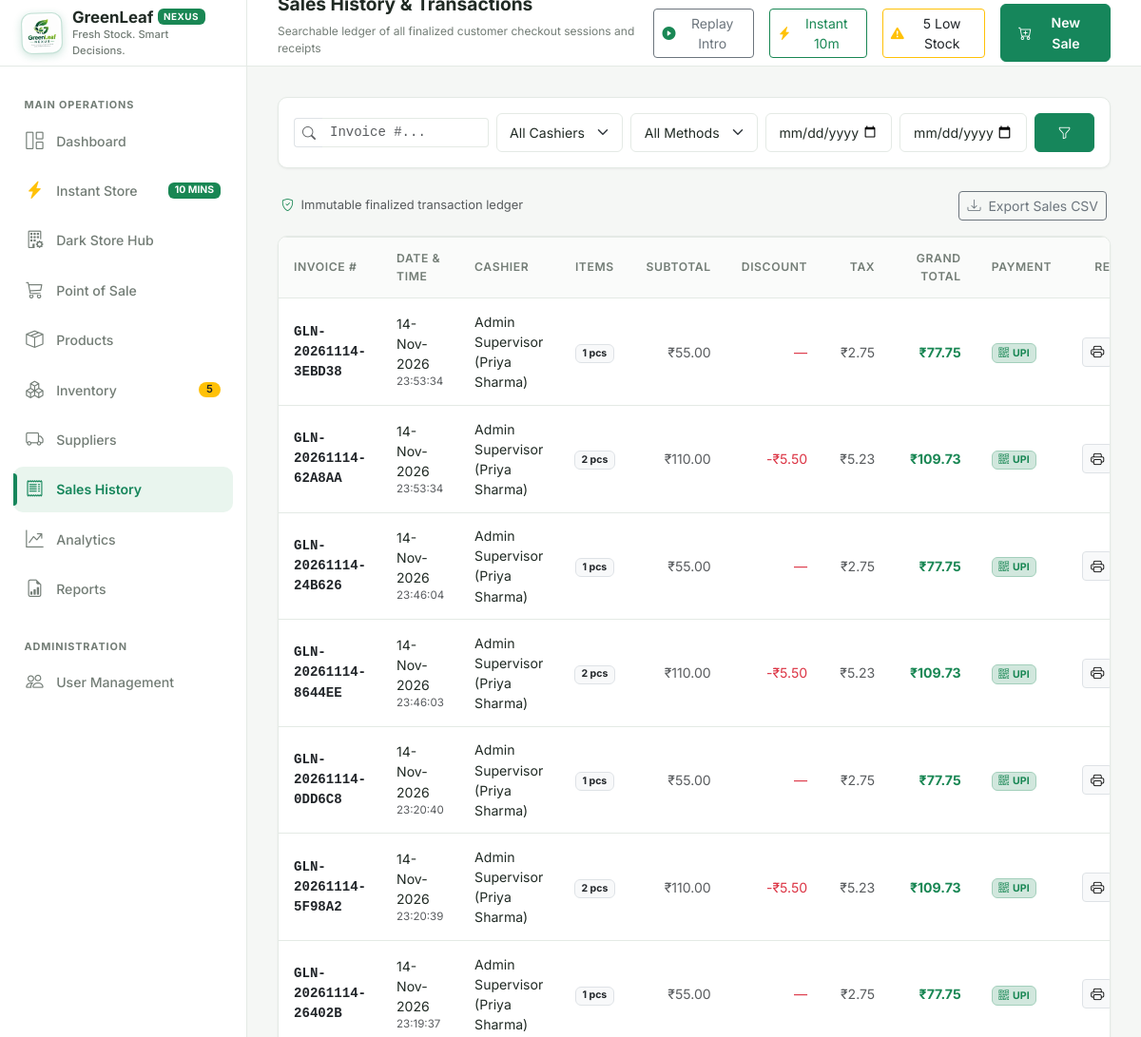
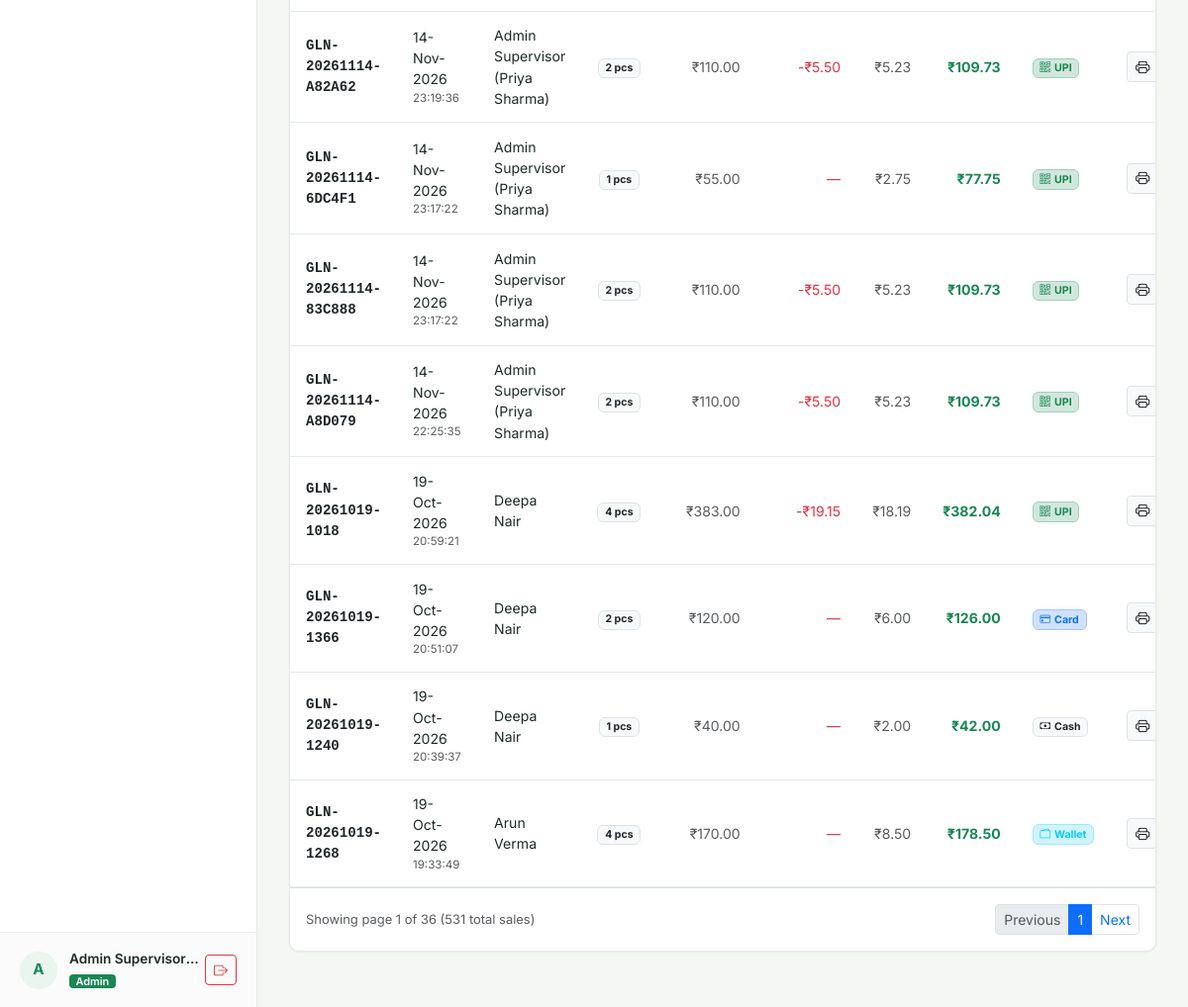
The page /sales/ (signed in) on the database as committed earlier (2 pictures, top to bottom).
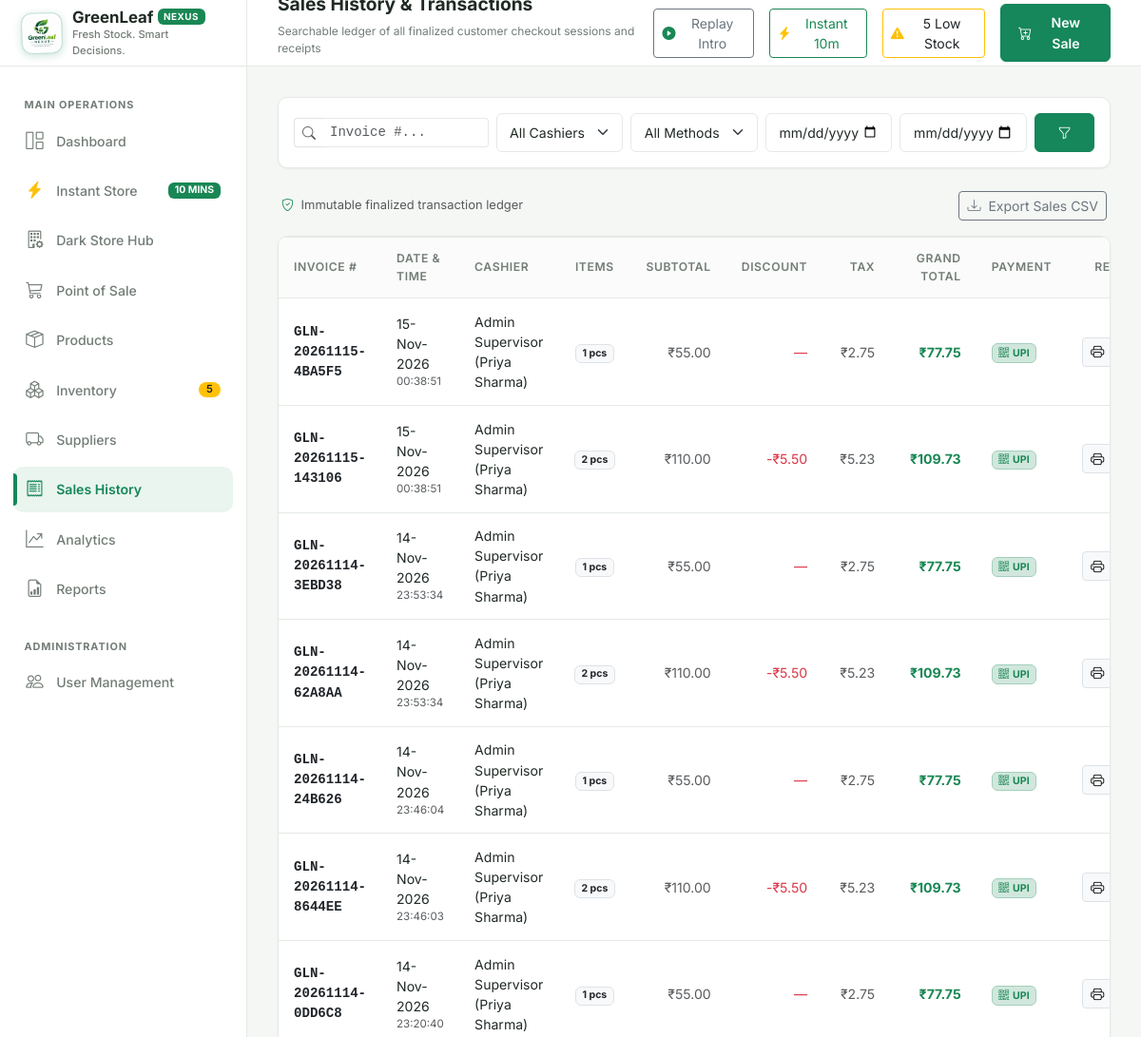
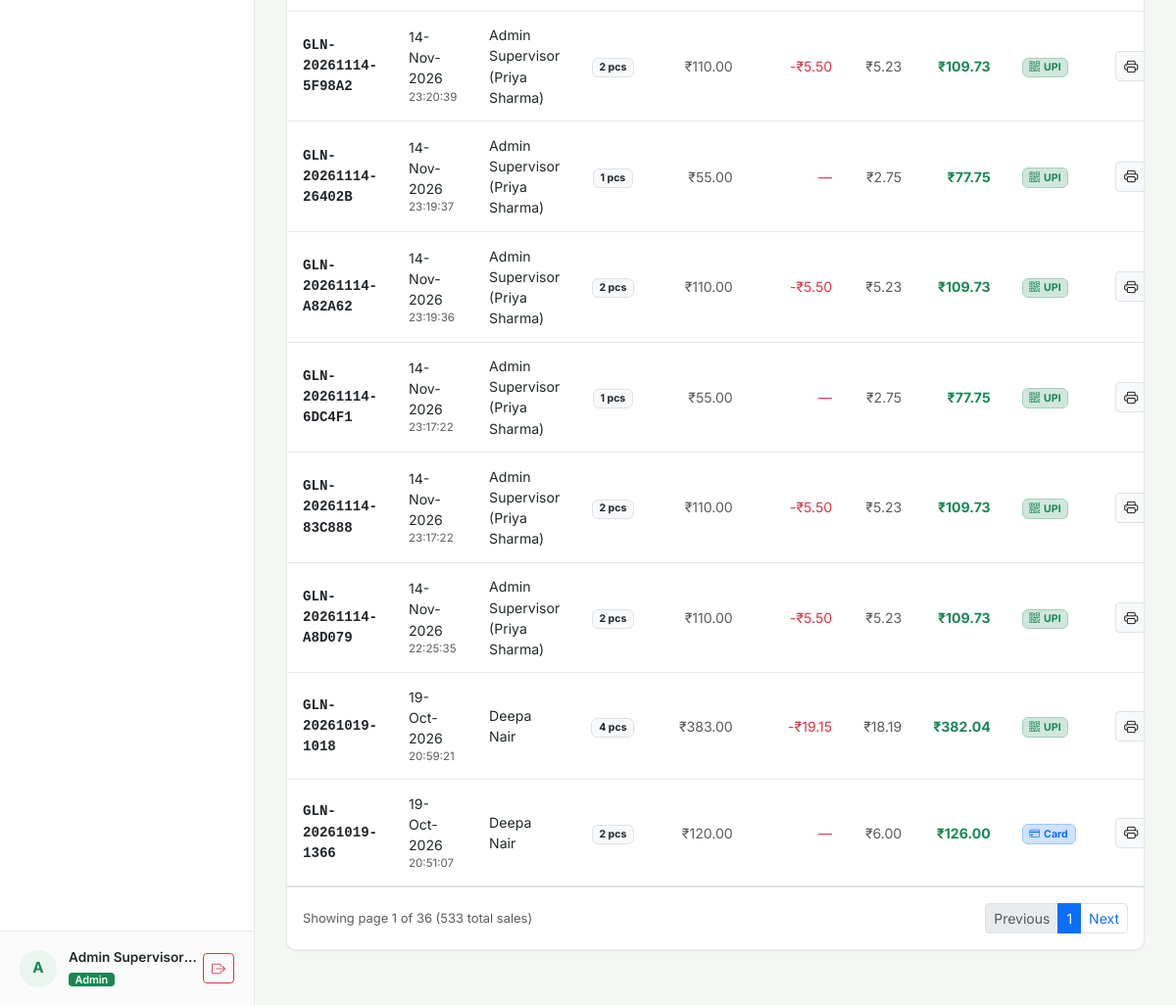
The same page on the database as committed later (2 pictures, top to bottom).
### models/sale.py (models this page shows, shortened)
class Sale(db.Model):
    __tablename__ = "sales"
    sale_id = db.Column(db.Integer, primary_key=True, autoincrement=True)
    invoice_number = db.Column(db.String(50), unique=True, nullable=False, index=True)
    sale_date = db.Column(db.Date, nullable=False, default=date.today, index=True)
    sale_time = db.Column(db.Time, nullable=False, default=lambda: datetime.now().time())
    user_id = db.Column(db.Integer, db.ForeignKey("users.user_id"), nullable=False, index=True)
    subtotal = db.Column(db.Float, nullable=False, default=0.0)
    discount_amount = db.Column(db.Float, nullable=False, default=0.0)
    tax_amount = db.Column(db.Float, nullable=False, default=0.0)
    total_amount = db.Column(db.Float, nullable=False, default=0.0)
    payment_method = db.Column(db.String(30), nullable=False, default="Cash")
    transaction_status = db.Column(db.String(20), nullable=False, default="completed", index=True)
    customer_name = db.Column(db.String(100), nullable=True)
    customer_phone = db.Column(db.String(30), nullable=True)
    notes = db.Column(db.Text, nullable=True)
    created_at = db.Column(db.DateTime, default=datetime.utcnow, nullable=False, index=True)
    cashier = db.relationship("User", back_populates="sales")
    items = db.relationship("SaleItem", back_populates="sale", cascade="all, delete-orphan", lazy="joined")
    @property
    def total_quantity(self):
        return sum(item.quantity for item in self.items) if self.items else 0

### models/user.py (models this page shows, shortened)
class User(UserMixin, db.Model):
    __tablename__ = "users"
    user_id = db.Column(db.Integer, primary_key=True, autoincrement=True)
    username = db.Column(db.String(50), unique=True, nullable=False, index=True)
    full_name = db.Column(db.String(100), nullable=False)
    password_hash = db.Column(db.String(255), nullable=False)
    role = db.Column(db.String(20), nullable=False, default="cashier")  # 'admin' or 'cashier'
    is_active = db.Column(db.Boolean, default=True, nullable=False)
    created_at = db.Column(db.DateTime, default=datetime.utcnow, nullable=False)
    sales = db.relationship("Sale", back_populates="cashier", lazy="dynamic")
    movements = db.relationship("InventoryMovement", back_populates="user", lazy="dynamic")
    audit_logs = db.relationship("AuditLog", back_populates="user", lazy="dynamic")
    @property
    def is_admin(self):
        return self.role == "admin"

### models/sale_item.py (models this page shows, shortened)
class SaleItem(db.Model):
    __tablename__ = "sale_items"
    sale_item_id = db.Column(db.Integer, primary_key=True, autoincrement=True)
    sale_id = db.Column(db.Integer, db.ForeignKey("sales.sale_id", ondelete="CASCADE"), nullable=False, index=True)
    product_id = db.Column(db.Integer, db.ForeignKey("products.product_id", ondelete="SET NULL"), nullable=True, index=True)
    product_name_snapshot = db.Column(db.String(120), nullable=False)
    quantity = db.Column(db.Integer, nullable=False)
    unit_price = db.Column(db.Float, nullable=False)
    unit_cost_snapshot = db.Column(db.Float, nullable=False, default=0.0)
    discount_amount = db.Column(db.Float, nullable=False, default=0.0)
    line_total = db.Column(db.Float, nullable=False)
    sale = db.relationship("Sale", back_populates="items")
    product = db.relationship("Product", back_populates="sale_items")

### routes/sales.py (the view)
@sales_bp.route("/")
@login_required
def index():
    page = request.args.get("page", 1, type=int)
    search_invoice = request.args.get("invoice", "").strip()
    cashier_id = request.args.get("cashier_id", type=int)
    payment_method = request.args.get("payment_method", "").strip()
    start_date_str = request.args.get("start_date", "").strip()
    end_date_str = request.args.get("end_date", "").strip()
    min_total = request.args.get("min_total", type=float)
    max_total = request.args.get("max_total", type=float)
    query = Sale.query.filter_by(transaction_status="completed")
    if not current_user.is_admin:
        query = query.filter(Sale.user_id == current_user.user_id)
    elif cashier_id:
        query = query.filter(Sale.user_id == cashier_id)
    if search_invoice:
        query = query.filter(Sale.invoice_number.ilike(f"%{search_invoice}%"))
    if payment_method:
        query = query.filter(Sale.payment_method == payment_method)
    if start_date_str:
        try:
            start_d = date.fromisoformat(start_date_str)
            query = query.filter(Sale.sale_date >= start_d)
        except ValueError:
            pass
    if end_date_str:
        try:
            end_d = date.fromisoformat(end_date_str)
            query = query.filter(Sale.sale_date <= end_d)
        except ValueError:
            pass
    if min_total is not None:
        query = query.filter(Sale.total_amount >= min_total)
    if max_total is not None:
        query = query.filter(Sale.total_amount <= max_total)
    pagination = query.order_by(Sale.sale_date.desc(), Sale.sale_time.desc()).paginate(
        page=page, per_page=15, error_out=False
    )
    sales = pagination.items
    cashiers = User.query.filter_by(is_active=True).all() if current_user.is_admin else []
    return render_template(
        "sales/index.html",
        sales=sales,
        pagination=pagination,
        cashiers=cashiers,
        search_invoice=search_invoice,
        cashier_id=cashier_id,
        payment_method=payment_method,
        start_date=start_date_str,
        end_date=end_date_str,
        min_total=min_total,
        max_total=max_total,
    )

### templates/sales/index.html (shortened to what the changed rows need)
{% extends "base.html" %}
{% block content %}
<div class="card-custom p-0 overflow-hidden mb-4">
  <div class="table-responsive">
    <table class="table-custom mb-0">
      <thead>
        <tr>
          <th>Invoice #</th>
          <th>Date & Time</th>
          <th>Cashier</th>
          <th class="text-center">Items</th>
          <th class="text-end">Subtotal</th>
          <th class="text-end">Discount</th>
          <th class="text-end">Tax</th>
          <th class="text-end">Grand Total</th>
          <th>Payment</th>
          <th class="text-end">Receipt</th>
        </tr>
      </thead>
      <tbody>
        {% for s in sales %}
        <tr>
          <td class="font-monospace small fw-bold">
            <a href="{{ url_for('sales.details', sale_id=s.sale_id) }}" class="text-dark text-decoration-none">
              {{ s.invoice_number }}
            </a>
          </td>
          <td class="small">
            <div>{{ s.sale_date.strftime('%d-%b-%Y') }}</div>
            <div class="text-muted" style="font-size: 0.72rem;">{{ s.sale_time.strftime('%H:%M:%S') if s.sale_time else '' }}</div>
          </td>
          <td>{{ s.cashier.full_name if s.cashier else 'System / Cashier' }}</td>
          <td class="text-center">
            <span class="badge bg-light text-dark border">{{ s.total_quantity }} pcs</span>
          </td>
          <td class="text-end text-muted small">{{ s.subtotal|currency }}</td>
          <td class="text-end text-danger small">
            {% if s.discount_amount > 0 %}-{{ s.discount_amount|currency }}{% else %}—{% endif %}
          </td>
          <td class="text-end text-muted small">{{ s.tax_amount|currency }}</td>
          <td class="text-end fw-bold text-success">{{ s.total_amount|currency }}</td>
          <td>
            {% if s.payment_method == 'UPI' %}
              <span class="badge bg-success-subtle text-success border border-success-subtle"><i class="bi bi-qr-code me-1"></i>UPI</span>
            {% elif s.payment_method == 'Card' %}
              <span class="badge bg-primary-subtle text-primary border border-primary-subtle"><i class="bi bi-credit-card me-1"></i>Card</span>
            {% elif s.payment_method == 'Digital Wallet' %}
              <span class="badge bg-info-subtle text-info border border-info-subtle"><i class="bi bi-wallet2 me-1"></i>Wallet</span>
            {% else %}
              <span class="badge bg-light text-dark border"><i class="bi bi-cash me-1"></i>Cash</span>
            {% endif %}
          </td>
          <td class="text-end">
            <div class="d-inline-flex gap-1">
              <a href="{{ url_for('sales.receipt', sale_id=s.sale_id) }}" target="_blank" class="btn btn-sm btn-light border py-1 px-2" title="Print Thermal Receipt">
                <i class="bi bi-printer"></i>
              </a>
            </div>
          </td>
        </tr>
        {% endfor %}
      </tbody>
    </table>
  </div>
  {% if pagination.pages > 1 %}
  <div class="p-3 border-top d-flex align-items-center justify-content-between">
    <div class="text-muted small">
      Showing page {{ pagination.page }} of {{ pagination.pages }} ({{ pagination.total }} total sales)
    </div>
    <ul class="pagination pagination-sm mb-0">
      <li class="page-item {% if not pagination.has_prev %}disabled{% endif %}">
        <a class="page-link" href="{{ url_for('sales.index', page=pagination.prev_num, invoice=search_invoice, cashier_id=cashier_id, payment_method=payment_method, start_date=start_date, end_date=end_date) }}">Previous</a>
      </li>
      <li class="page-item active"><span class="page-link">{{ pagination.page }}</span></li>
      <li class="page-item {% if not pagination.has_next %}disabled{% endif %}">
        <a class="page-link" href="{{ url_for('sales.index', page=pagination.next_num, invoice=search_invoice, cashier_id=cashier_id, payment_method=payment_method, start_date=start_date, end_date=end_date) }}">Next</a>
      </li>
    </ul>
  </div>
  {% endif %}
</div>
{% endblock %}

Rows that differ between the two databases and show on the page:
no longer on this page (row unchanged): Sale: invoice_number "GLN-20261019-1240", sale_date "19-Oct-2026", sale_time "20:39:37", cashier "Deepa Nair", total_quantity "1", subtotal "₹40.00", tax_amount "₹2.00", total_amount "₹42.00", payment_method "Cash" (drawn)
no longer on this page (row unchanged): Sale: invoice_number "GLN-20261019-1268", sale_date "19-Oct-2026", sale_time "19:33:49", cashier "Arun Verma", total_quantity "4", subtotal "₹170.00", tax_amount "₹8.50", total_amount "₹178.50", payment_method "Digital Wallet" (drawn)
added Sale: invoice_number "GLN-20261115-4BA5F5", sale_date "15-Nov-2026", sale_time "00:38:51", cashier "Admin Supervisor (Priya Sharma)", total_quantity "1", subtotal "₹55.00", tax_amount "₹2.75", total_amount "₹77.75", payment_method "UPI" (drawn)
added Sale: invoice_number "GLN-20261115-143106", sale_date "15-Nov-2026", sale_time "00:38:51", cashier "Admin Supervisor (Priya Sharma)", total_quantity "2", subtotal "₹110.00", discount_amount "₹5.50", tax_amount "₹5.23", total_amount "₹109.73", payment_method "UPI" (drawn)
Other text that changed with them:
{{ pagination.total }}: "531" → "533"
